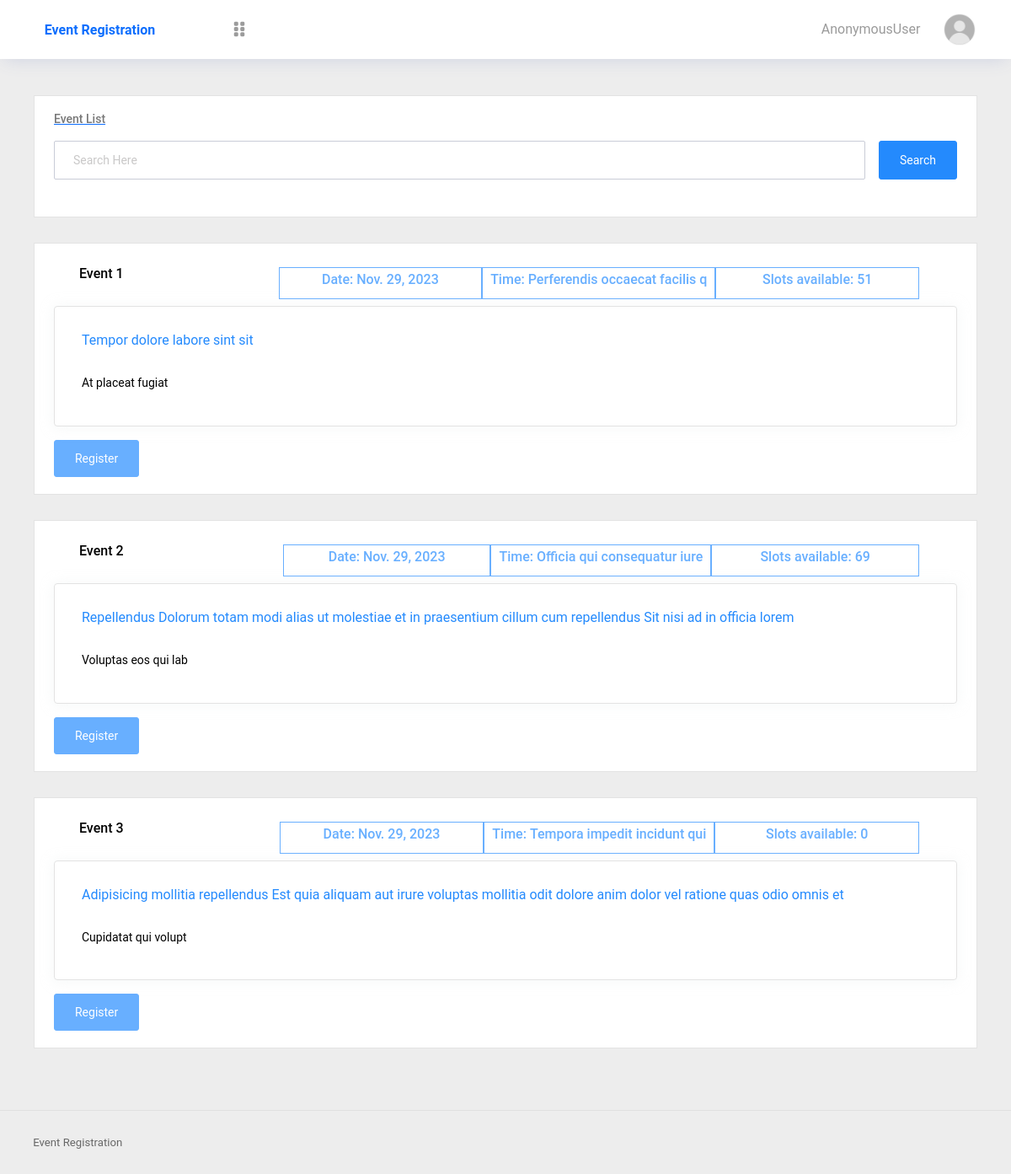
The app's page /, older data.
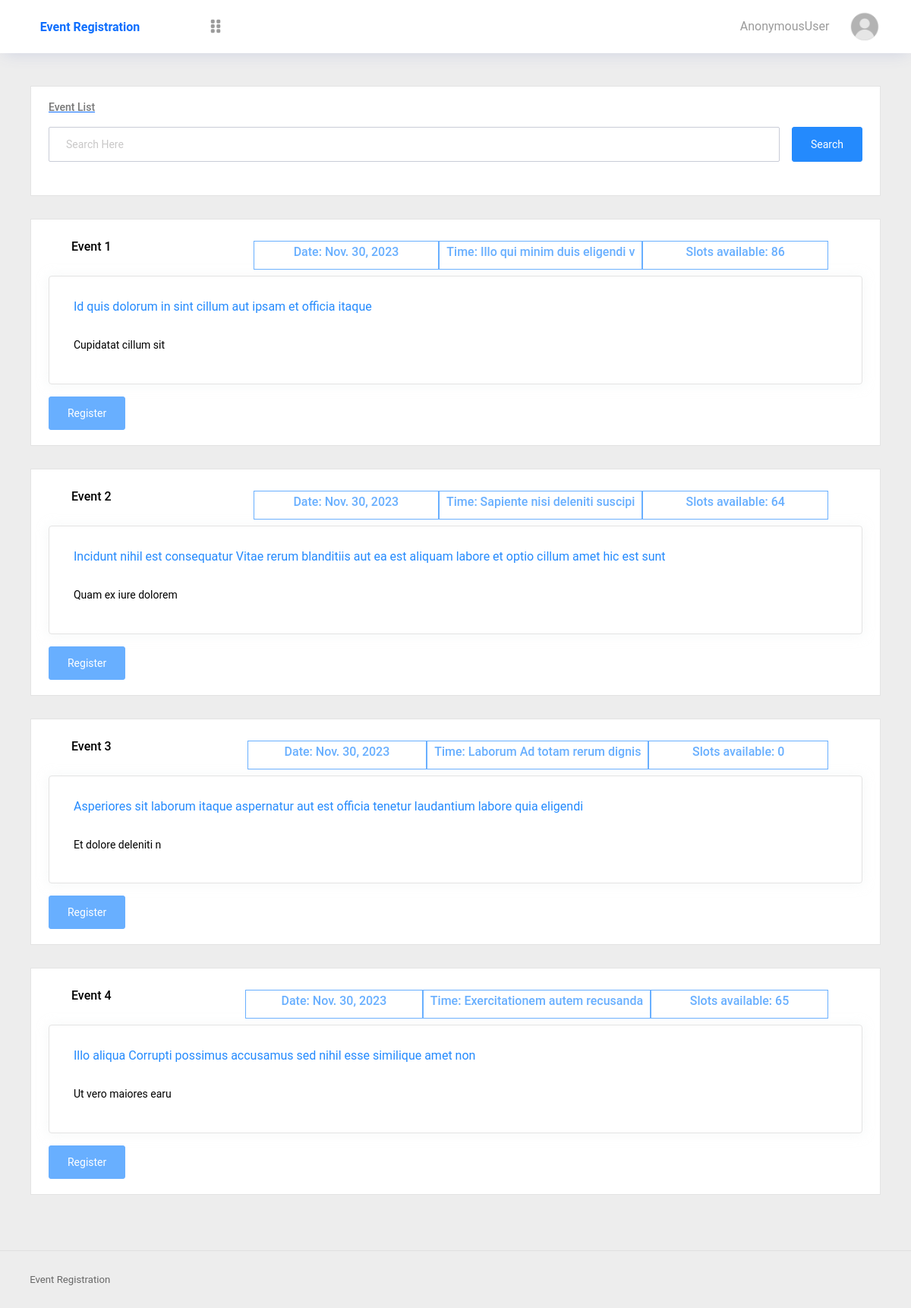
The same page, newer data.
### events/models.py (models this page shows, shortened)
class Event(models.Model):
    title = models.CharField(max_length=200)
    description = models.TextField()
    date = models.DateField(auto_now=False, auto_now_add=False)
    time = models.CharField(max_length=30)
    location = models.CharField(max_length=200)
    slots = models.IntegerField()
    status = models.BooleanField(default=True)

### events/views.py (the view)
# urls.py: path('', views.event_list, name='event-list'),
def event_list(request):
    if request.GET:
        query = request.GET.get("search")
        if query:
            events = Event.objects.filter(title__icontains=query)
        else:
            events = Event.objects.none()
    else:
        events = Event.objects.all()
    return render(request, 'events/event_list.html', {'events': events})

### templates/events/event_list.html (shortened to what this page needs)
{% extends "layouts/master.html" %}
{% load static %}
{% block content %}
<div class="main-panel w-100">
	<div class="content-wrapper">
		<div class="row">
			<div class="col-12 grid-margin">
				<div class="card">
					<div class="card-body">
						<a href="{% url 'event-list' %}"><h4 class="card-title">Event list</h4></a>
						<form action="{% url 'event-list' %}">
							<div class="form-group d-flex search-field">
								<input name="search" type="text" class="form-control" placeholder="Search Here">
								<button type="submit" class="btn btn-primary ms-3">Search</button>
							</div>
						</form>
					</div>
				</div>
			</div>
		</div>
		<div class="row">
			<div class="col-12 col-md-12">
				{% if events %}
				<div class="row">
					{% for event in events %}
					<div class="col-12 grid-margin">
						<div class="card">
							<div class="faq-block card-body">
								<div class="container-fluid py-2 row">
									<div class="col">
										<h5>Event&nbsp;{{ forloop.counter }}</h5>
									</div>
									<div class="col badge badge-info">
										<h5>Date:&nbsp;{{ event.date }}</h5>
									</div>
									<div class="col badge badge-info">
										<h5>Time:&nbsp;{{ event.time }}</h5>
									</div>
									<div class="col badge badge-info">
										<h5>Slots available:&nbsp;{{ event.slots }}</h5>
									</div>
								</div>
								<div id="accordion-1" class="accordion">
									<div class="card">
										<div class="card-header" id="headingOne">
											<h5 class="mb-0">
												<a data-bs-toggle="collapse" data-bs-target="#collapseOne"
													aria-expanded="true" aria-controls="collapseOne">
													{{ event.title }}
												</a>
											</h5>
										</div>
										<div id="collapseOne" class="collapse show" aria-labelledby="headingOne"
											data-bs-parent="#accordion-1">
											<div class="card-body">
												<p class="mb-0">
													{{ event.description }}
											</div>
										</div>
									</div>
									<div class="mt-3">
										<a href="{% url 'register-event' event.id %}"><button type="button" class="btn btn-info btn-clipboard">Register</button></a>
									</div>
								</div>
							</div>
						</div>
					</div>
					{% endfor %}
				</div>
				{% else %}
				<h3>No events found</h3>
				{% endif %}
			</div>
		</div>
	</div>
	{% include "layouts/footer.html" %}
</div>
{% endblock content %}

Row changes from the older to the newer data that the page shows:
removed Event: date "Nov. 29, 2023", time "Perferendis occaecat facilis q", slots "51", title "Tempor dolore labore sint sit", description "At placeat fugiat"
removed Event: date "Nov. 29, 2023", time "Officia qui consequatur iure", slots "69", title "Repellendus Dolorum totam modi alias ut molestiae et in praesentium cillum cum repellendus Sit nisi ad in officia lorem", description "Voluptas eos qui lab"
added Event: date "Nov. 30, 2023", time "Illo qui minim duis eligendi v", slots "86", title "Id quis dolorum in sint cillum aut ipsam et officia itaque", description "Cupidatat cillum sit"
added Event: date "Nov. 30, 2023", time "Sapiente nisi deleniti suscipi", slots "64", title "Incidunt nihil est consequatur Vitae rerum blanditiis aut ea est aliquam labore et optio cillum amet hic est sunt", description "Quam ex iure dolorem"
changed Event: date "Nov. 29, 2023" → "Nov. 30, 2023"; time "Tempora impedit incidunt qui" → "Laborum Ad totam rerum dignis"; title "Adipisicing mollitia repellendus Est quia aliquam aut irure voluptas mollitia odit dolore anim dolor vel ratione quas odio omnis et" → "Asperiores sit laborum itaque aspernatur aut est officia tenetur laudantium labore quia eligendi"; description "Cupidatat qui volupt" → "Et dolore deleniti n"
added Event: date "Nov. 30, 2023", time "Exercitationem autem recusanda", slots "65", title "Illo aliqua Corrupti possimus accusamus sed nihil esse similique amet non", description "Ut vero maiores earu"
